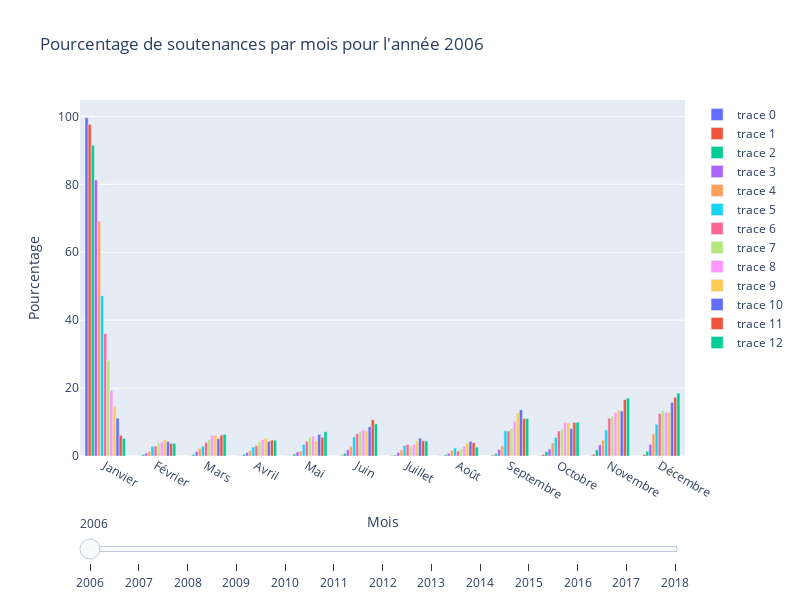

Notebook code for this chart:
### Code cell
fig = go.Figure()
for year in years:
    df = df_missing[df_missing["annee"] == year]
    fig.add_trace(go.Bar(x=df['map_mois'], 
                         y=df['pourcentage']))
    
#  Paramétres du slider
slider = {
    'steps': [{'label': str(year), 'method': 'update', 'args': [{'visible': [year == y for y in years]}, {'title': f"Pourcentage de soutenances par mois pour l'année {year}"}]} for year in years],
    'active': 0,
    'y': -0.1,
}

# Paramètres de la figure
fig.update_layout(
    width=800,
    height=600,
    sliders=[slider],
    title=f"Pourcentage de soutenances par mois pour l'année {years[0]}",
    xaxis_title="Mois",
    yaxis_title="Pourcentage"
)

fig.show()

### Figure 1 — Plotly figure (JSON) as saved in the notebook; plotly's stock layout.template omitted (floating-point values rounded to 4 significant figures)
{"data": [{"type": "bar", "x": ["Janvier", "Février", "Mars", "Avril", "Mai", "Juin", "Juillet", "Août", "Septembre", "Octobre", "Novembre", "Décembre"], "y": [99.59, 0, 0.009147, 0.009147, 0.03659, 0.01829, 0.01829, 0.03659, 0.02744, 0.1281, 0.1098, 0.01829]}, {"type": "bar", "x": ["Janvier", "Février", "Mars", "Avril", "Mai", "Juin", "Juillet", "Août", "Septembre", "Octobre", "Novembre", "Décembre"], "y": [97.69, 0.02582, 0.05164, 0.08606, 0.06885, 0.2065, 0.1807, 0.06885, 0.241, 0.4561, 0.4905, 0.4389]}, {"type": "bar", "x": ["Janvier", "Février", "Mars", "Avril", "Mai", "Juin", "Juillet", "Août", "Septembre", "Octobre", "Novembre", "Décembre"], "y": [91.46, 0.4087, 0.5023, 0.4938, 0.579, 0.7833, 0.298, 0.3661, 0.6726, 1.252, 1.788, 1.396]}, {"type": "bar", "x": ["Janvier", "Février", "Mars", "Avril", "Mai", "Juin", "Juillet", "Août", "Septembre", "Octobre", "Novembre", "Décembre"], "y": [81.28, 0.8728, 1.318, 1.057, 1.2, 1.821, 1.024, 0.7889, 1.905, 2.065, 3.273, 3.399]}, {"type": "bar", "x": ["Janvier", "Février", "Mars", "Avril", "Mai", "Juin", "Juillet", "Août", "Septembre", "Octobre", "Novembre", "Décembre"], "y": [69.17, 1.36, 2.155, 1.548, 1.475, 2.908, 1.81, 1.655, 2.949, 3.875, 4.62, 6.48]}, {"type": "bar", "x": ["Janvier", "Février", "Mars", "Avril", "Mai", "Juin", "Juillet", "Août", "Septembre", "Octobre", "Novembre", "Décembre"], "y": [47.17, 2.83, 2.861, 2.65, 3.44, 5.613, 3.072, 2.384, 7.435, 5.488, 7.693, 9.358]}, {"type": "bar", "x": ["Janvier", "Février", "Mars", "Avril", "Mai", "Juin", "Juillet", "Août", "Septembre", "Octobre", "Novembre", "Décembre"], "y": [36.03, 2.916, 4.019, 3.079, 4.256, 6.566, 3.338, 1.451, 7.365, 7.365, 11.13, 12.49]}, {"type": "bar", "x": ["Janvier", "Février", "Mars", "Avril", "Mai", "Juin", "Juillet", "Août", "Septembre", "Octobre", "Novembre", "Décembre"], "y": [28.19, 3.941, 4.766, 4.183, 5.56, 7.3, 2.837, 2.217, 8.102, 7.822, 11.72, 13.37]}, {"type": "bar", "x": ["Janvier", "Février", "Mars", "Avril", "Mai", "Juin", "Juillet", "Août", "Septembre", "Octobre", "Novembre", "Décembre"], "y": [19.22, 4.227, 6.046, 4.842, 5.839, 7.745, 3.47, 2.879, 10.19, 9.811, 12.79, 12.93]}, {"type": "bar", "x": ["Janvier", "Février", "Mars", "Avril", "Mai", "Juin", "Juillet", "Août", "Septembre", "Octobre", "Novembre", "Décembre"], "y": [14.64, 4.886, 6.087, 5.16, 4.45, 7.441, 4.474, 3.886, 12.83, 9.811, 13.42, 12.92]}, {"type": "bar", "x": ["Janvier", "Février", "Mars", "Avril", "Mai", "Juin", "Juillet", "Août", "Septembre", "Octobre", "Novembre", "Décembre"], "y": [11.14, 4.228, 5.108, 4.261, 6.363, 8.611, 5.23, 4.318, 13.6, 8.122, 13.23, 15.8]}, {"type": "bar", "x": ["Janvier", "Février", "Mars", "Avril", "Mai", "Juin", "Juillet", "Août", "Septembre", "Octobre", "Novembre", "Décembre"], "y": [6.107, 3.695, 6.147, 4.665, 5.53, 10.68, 4.496, 3.911, 10.99, 9.866, 16.61, 17.3]}, {"type": "bar", "x": ["Janvier", "Février", "Mars", "Avril", "Mai", "Juin", "Juillet", "Août", "Septembre", "Octobre", "Novembre", "Décembre"], "y": [5.155, 3.705, 6.376, 4.621, 7.147, 9.428, 4.417, 2.628, 11.01, 9.919, 17.08, 18.51]}], "layout": {"height": 600, "sliders": [{"active": 0, "steps": [{"args": [{"visible": [true, false, false, false, false, false, false, false, false, false, false, false, false]}, {"title": "Pourcentage de soutenances par mois pour l'année 2006"}], "label": "2006", "method": "update"}, {"args": [{"visible": [false, true, false, false, false, false, false, false, false, false, false, false, false]}, {"title": "Pourcentage de soutenances par mois pour l'année 2007"}], "label": "2007", "method": "update"}, {"args": [{"visible": [false, false, true, false, false, false, false, false, false, false, false, false, false]}, {"title": "Pourcentage de soutenances par mois pour l'année 2008"}], "label": "2008", "method": "update"}, {"args": [{"visible": [false, false, false, true, false, false, false, false, false, false, false, false, false]}, {"title": "Pourcentage de soutenances par mois pour l'année 2009"}], "label": "2009", "method": "update"}, {"args": [{"visible": [false, false, false, false, true, false, false, false, false, false, false, false, false]}, {"title": "Pourcentage de soutenances par mois pour l'année 2010"}], "label": "2010", "method": "update"}, {"args": [{"visible": [false, false, false, false, false, true, false, false, false, false, false, false, false]}, {"title": "Pourcentage de soutenances par mois pour l'année 2011"}], "label": "2011", "method": "update"}, {"args": [{"visible": [false, false, false, false, false, false, true, false, false, false, false, false, false]}, {"title": "Pourcentage de soutenances par mois pour l'année 2012"}], "label": "2012", "method": "update"}, {"args": [{"visible": [false, false, false, false, false, false, false, true, false, false, false, false, false]}, {"title": "Pourcentage de soutenances par mois pour l'année 2013"}], "label": "2013", "method": "update"}, {"args": [{"visible": [false, false, false, false, false, false, false, false, true, false, false, false, false]}, {"title": "Pourcentage de soutenances par mois pour l'année 2014"}], "label": "2014", "method": "update"}, {"args": [{"visible": [false, false, false, false, false, false, false, false, false, true, false, false, false]}, {"title": "Pourcentage de soutenances par mois pour l'année 2015"}], "label": "2015", "method": "update"}, {"args": [{"visible": [false, false, false, false, false, false, false, false, false, false, true, false, false]}, {"title": "Pourcentage de soutenances par mois pour l'année 2016"}], "label": "2016", "method": "update"}, {"args": [{"visible": [false, false, false, false, false, false, false, false, false, false, false, true, false]}, {"title": "Pourcentage de soutenances par mois pour l'année 2017"}], "label": "2017", "method": "update"}, {"args": [{"visible": [false, false, false, false, false, false, false, false, false, false, false, false, true]}, {"title": "Pourcentage de soutenances par mois pour l'année 2018"}], "label": "2018", "method": "update"}], "x": 0, "y": -0.1}], "title": {"text": "Pourcentage de soutenances par mois pour l'année 2006"}, "width": 800, "xaxis": {"autorange": true, "range": [-0.5, 11.5], "title": {"text": "Mois"}, "type": "category"}, "yaxis": {"autorange": true, "range": [0, 104.8], "title": {"text": "Pourcentage"}, "type": "linear"}}}
